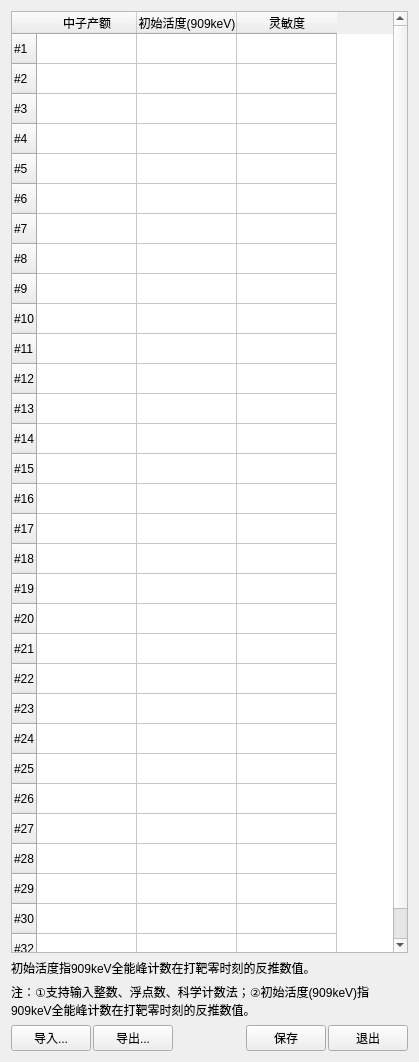
<?xml version="1.0" encoding="UTF-8"?>
<ui version="4.0">
 <class>NeutronYieldCalibration</class>
 <widget class="QWidget" name="NeutronYieldCalibration">
  <property name="geometry">
   <rect>
    <x>0</x>
    <y>0</y>
    <width>419</width>
    <height>1062</height>
   </rect>
  </property>
  <property name="windowTitle">
   <string>灵敏度标定</string>
  </property>
  <layout class="QVBoxLayout" name="verticalLayout">
   <item>
    <widget class="QTableWidget" name="tableWidget">
     <row>
      <property name="text">
       <string>#1</string>
      </property>
     </row>
     <row>
      <property name="text">
       <string>#2</string>
      </property>
     </row>
     <row>
      <property name="text">
       <string>#3</string>
      </property>
     </row>
     <row>
      <property name="text">
       <string>#4</string>
      </property>
     </row>
     <row>
      <property name="text">
       <string>#5</string>
      </property>
     </row>
     <row>
      <property name="text">
       <string>#6</string>
      </property>
     </row>
     <row>
      <property name="text">
       <string>#7</string>
      </property>
     </row>
     <row>
      <property name="text">
       <string>#8</string>
      </property>
     </row>
     <row>
      <property name="text">
       <string>#9</string>
      </property>
     </row>
     <row>
      <property name="text">
       <string>#10</string>
      </property>
     </row>
     <row>
      <property name="text">
       <string>#11</string>
      </property>
     </row>
     <row>
      <property name="text">
       <string>#12</string>
      </property>
     </row>
     <row>
      <property name="text">
       <string>#13</string>
      </property>
     </row>
     <row>
      <property name="text">
       <string>#14</string>
      </property>
     </row>
     <row>
      <property name="text">
       <string>#15</string>
      </property>
     </row>
     <row>
      <property name="text">
       <string>#16</string>
      </property>
     </row>
     <row>
      <property name="text">
       <string>#17</string>
      </property>
     </row>
     <row>
      <property name="text">
       <string>#18</string>
      </property>
     </row>
     <row>
      <property name="text">
       <string>#19</string>
      </property>
     </row>
     <row>
      <property name="text">
       <string>#20</string>
      </property>
     </row>
     <row>
      <property name="text">
       <string>#21</string>
      </property>
     </row>
     <row>
      <property name="text">
       <string>#22</string>
      </property>
     </row>
     <row>
      <property name="text">
       <string>#23</string>
      </property>
     </row>
     <row>
      <property name="text">
       <string>#24</string>
      </property>
     </row>
     <row>
      <property name="text">
       <string>#25</string>
      </property>
     </row>
     <row>
      <property name="text">
       <string>#26</string>
      </property>
     </row>
     <row>
      <property name="text">
       <string>#27</string>
      </property>
     </row>
     <row>
      <property name="text">
       <string>#28</string>
      </property>
     </row>
     <row>
      <property name="text">
       <string>#29</string>
      </property>
     </row>
     <row>
      <property name="text">
       <string>#30</string>
      </property>
     </row>
     <row>
      <property name="text">
       <string>#32</string>
      </property>
     </row>
     <column>
      <property name="text">
       <string>中子产额</string>
      </property>
     </column>
     <column>
      <property name="text">
       <string>初始活度(909keV)</string>
      </property>
     </column>
     <column>
      <property name="text">
       <string>灵敏度</string>
      </property>
     </column>
    </widget>
   </item>
   <item>
    <widget class="QLabel" name="label_2">
     <property name="text">
      <string>初始活度指909keV全能峰计数在打靶零时刻的反推数值。</string>
     </property>
    </widget>
   </item>
   <item>
    <widget class="QLabel" name="label">
     <property name="text">
      <string>注：①支持输入整数、浮点数、科学计数法；②初始活度(909keV)指909keV全能峰计数在打靶零时刻的反推数值。</string>
     </property>
     <property name="wordWrap">
      <bool>true</bool>
     </property>
    </widget>
   </item>
   <item>
    <layout class="QHBoxLayout" name="horizontalLayout">
     <property name="spacing">
      <number>2</number>
     </property>
     <item>
      <widget class="QPushButton" name="pushButton_import">
       <property name="text">
        <string>导入...</string>
       </property>
      </widget>
     </item>
     <item>
      <widget class="QPushButton" name="pushButton_export">
       <property name="text">
        <string>导出...</string>
       </property>
      </widget>
     </item>
     <item>
      <spacer name="horizontalSpacer">
       <property name="orientation">
        <enum>Qt::Horizontal</enum>
       </property>
       <property name="sizeHint" stdset="0">
        <size>
         <width>40</width>
         <height>20</height>
        </size>
       </property>
      </spacer>
     </item>
     <item>
      <widget class="QPushButton" name="pushButton_save">
       <property name="text">
        <string>保存</string>
       </property>
      </widget>
     </item>
     <item>
      <widget class="QPushButton" name="pushButton_cancel">
       <property name="text">
        <string>退出</string>
       </property>
      </widget>
     </item>
    </layout>
   </item>
  </layout>
 </widget>
 <resources/>
 <connections/>
</ui>
